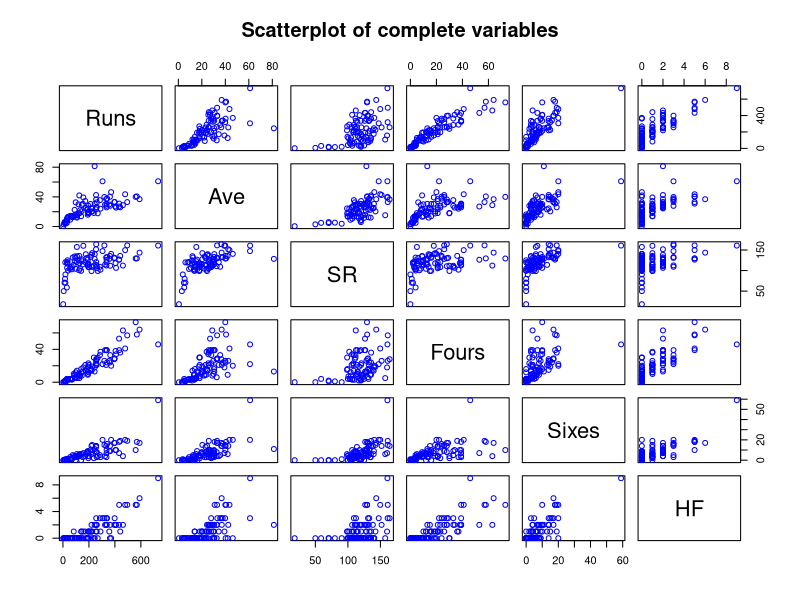
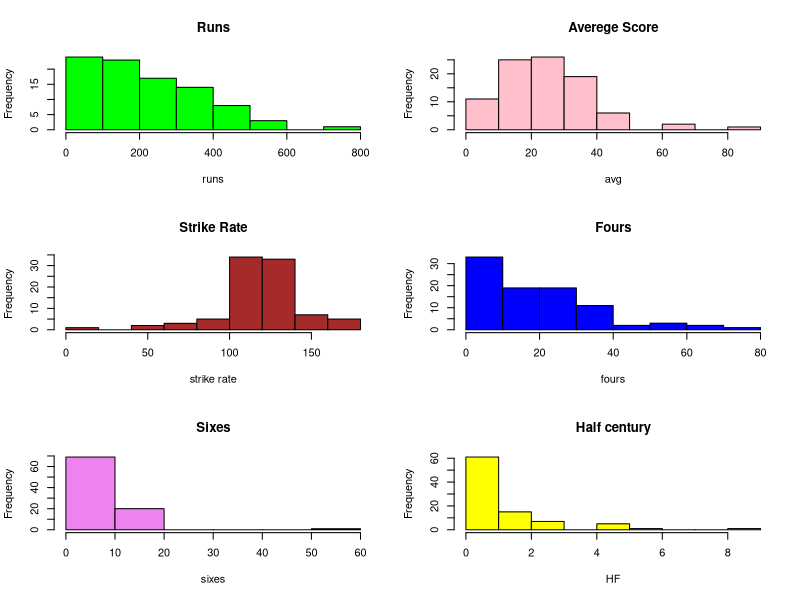
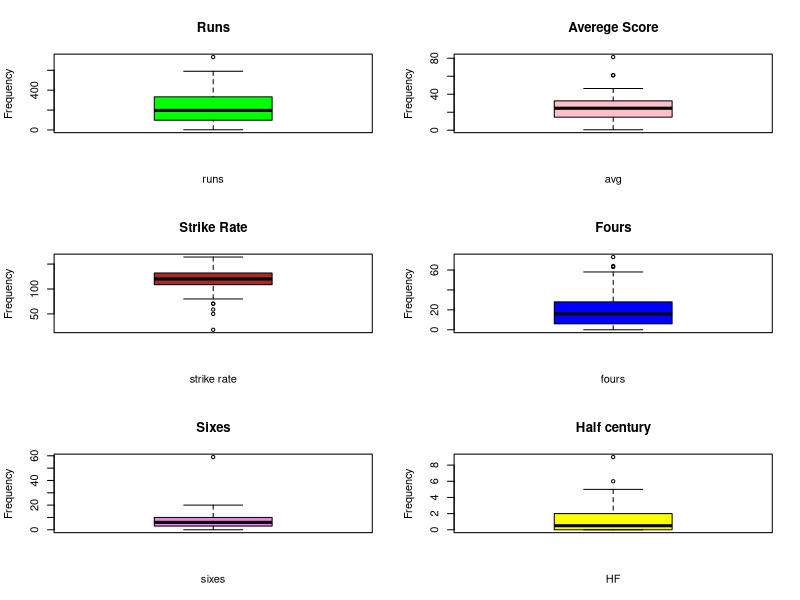
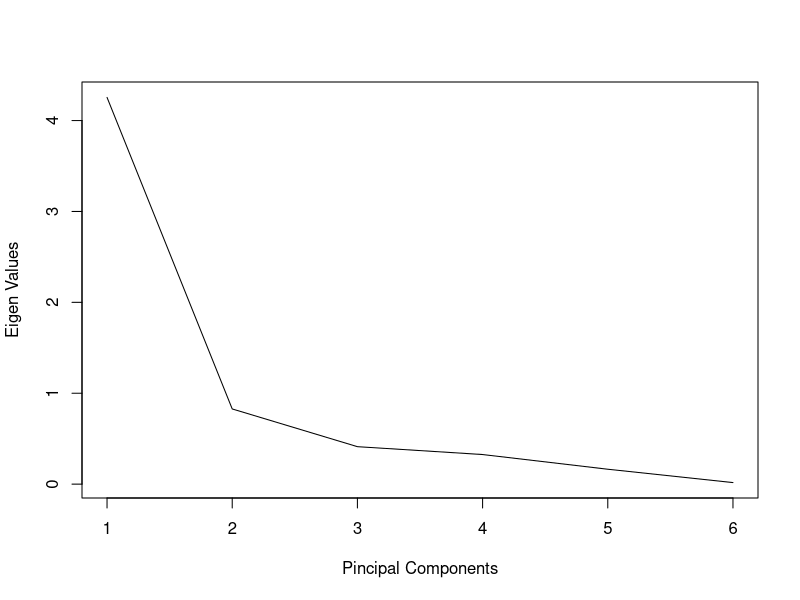
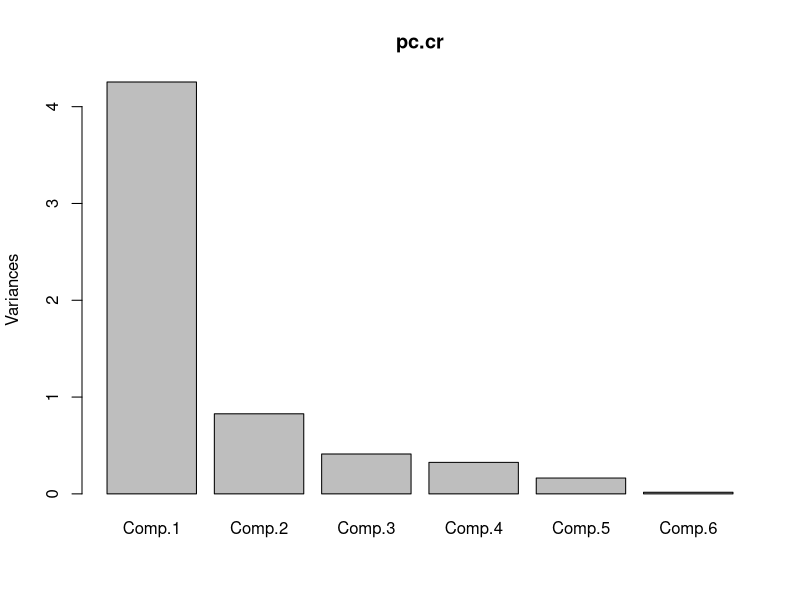
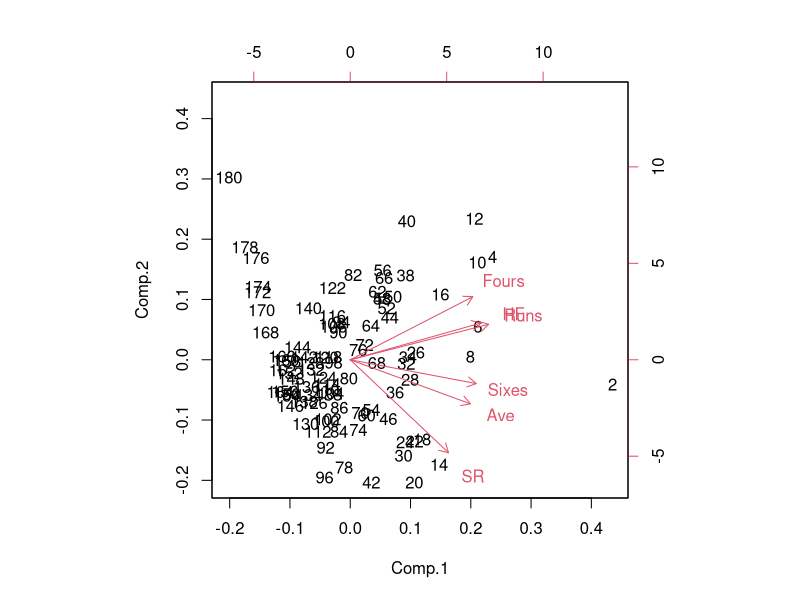

Here is the R script that generated these plots, in order:
setwd("C:/Users/SHYAM KRISHNAN K/Desktop/PJ-3/pca")
getwd()

bat<-read.csv("batting_bowling_ipl_bat.csv",header = TRUE)
colSums(is.na(bat))
dim(bat)

bat<- na.omit(bat)
dim(bat)
colSums(is.na(bat))

names(bat)
str(bat)
head(bat)
tail(bat)

mydata1<-bat[2:7] 
str(mydata1)
names(mydata1)

############### descriptive data analysis
summary(mydata1)
attach(mydata1)

range(Runs)
range(Ave)
range(SR)
range(Fours)
range(Sixes)
range(HF)

sd(Runs)
sd(Ave)
sd(SR)
sd(Fours)
sd(Sixes)
sd(HF)

var(Runs)
var(Ave)
var(SR)
var(Fours)
var(Sixes)
var(HF)

######### visualization 
plot(mydata1, pch=1, col="blue", main="Scatterplot of complete variables")

par(mfrow=c(3,2))
hist(Runs,main = 'Runs',xlab = 'runs',ylab = 'Frequency',col = 'green')
hist(Ave,main = 'Averege Score',xlab = 'avg',ylab = 'Frequency',col = 'pink')
hist(SR,main = 'Strike Rate',xlab = 'strike rate',ylab = 'Frequency',col = 'brown')
hist(Fours,main = 'Fours',xlab = 'fours',ylab = 'Frequency',col = 'blue')
hist(Sixes,main = 'Sixes',xlab = 'sixes',ylab = 'Frequency',col = 'violet')
hist(HF,main = 'Half century',xlab = 'HF',ylab = 'Frequency',col = 'yellow')

boxplot(Runs,main = 'Runs',xlab = 'runs',ylab = 'Frequency',col = 'green')
boxplot(Ave,main = 'Averege Score',xlab = 'avg',ylab = 'Frequency',col = 'pink')
boxplot(SR,main = 'Strike Rate',xlab = 'strike rate',ylab = 'Frequency',col = 'brown')
boxplot(Fours,main = 'Fours',xlab = 'fours',ylab = 'Frequency',col = 'blue')
boxplot(Sixes,main = 'Sixes',xlab = 'sixes',ylab = 'Frequency',col = 'violet')
boxplot(HF,main = 'Half century',xlab = 'HF',ylab = 'Frequency',col = 'yellow')

dev.off()
######### PRINCIPAL COMPONENT ANALYSIS ##############
install.packages('GPArotation')
install.packages('ggfortify')
install.packages('nFactors')
install.packages('Hmisc')

library(corpcor)
library(GPArotation)
library(psych)
library(ggplot2) 
library(ggfortify)
library(nFactors) 
library(dplyr) 
library(expm)
library(Hmisc) 

########### Correlation matrix 
corrmatrix1<-cor(mydata1)
corrmatrix1 


############# Bartlett Sphericity Test 
print(cortest.bartlett(corrmatrix1, nrow(mydata1))) 


#############Running PCA using basic commands
A<-eigen(corrmatrix1)
eigenvectors1<-A$vectors
eigenvalues1<-A$values
eigenvectors1
eigenvalues1

D<-diag(eigenvalues1)
D

### principal componenet loadings
pc1<-principal(mydata1,nfactors = length(mydata1),rotate="none")
pc1

# Interpreting the variance
part.pca<-eigenvalues1/sum(eigenvalues1)*100
part.pca

######## Screeplots 
plot(eigenvalues1,type="lines",xlab="Pincipal Components",ylab="Eigen Values")
ee<-sqrt(eigenvalues1)
pcaloading <-eigenvectors1*ee
pcaloading

# Principal Components Scoring and Perceptual Map
RKPsc<-scale(mydata1)
z<-as.matrix(RKPsc%*%eigenvectors1)
z
pc.cr<-princomp(RKPsc,cor=TRUE)
summary(pc.cr)
# Check for Cumulative Proportion
plot(pc.cr)
biplot(pc.cr)


matrixxx<-data.matrix(mydata1)
pr.out = prcomp(matrixxx, scale=TRUE)
pr.var = pr.out$sdev^2
pve = pr.var/sum(pr.var)
pr.out$x
scores = as.data.frame(pr.out$x)
